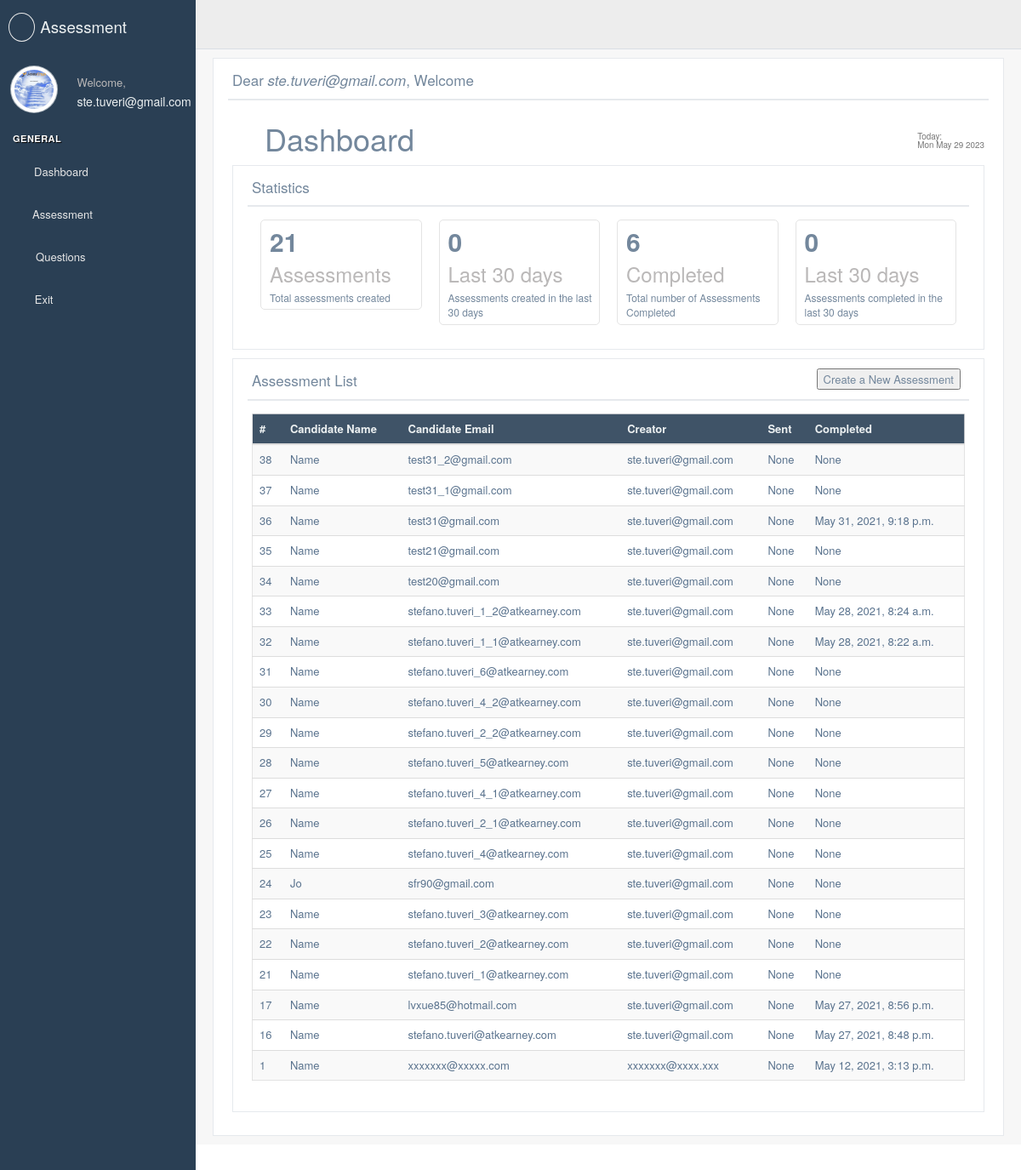
The app's page /assessment/director/dashboard (signed in), older data.
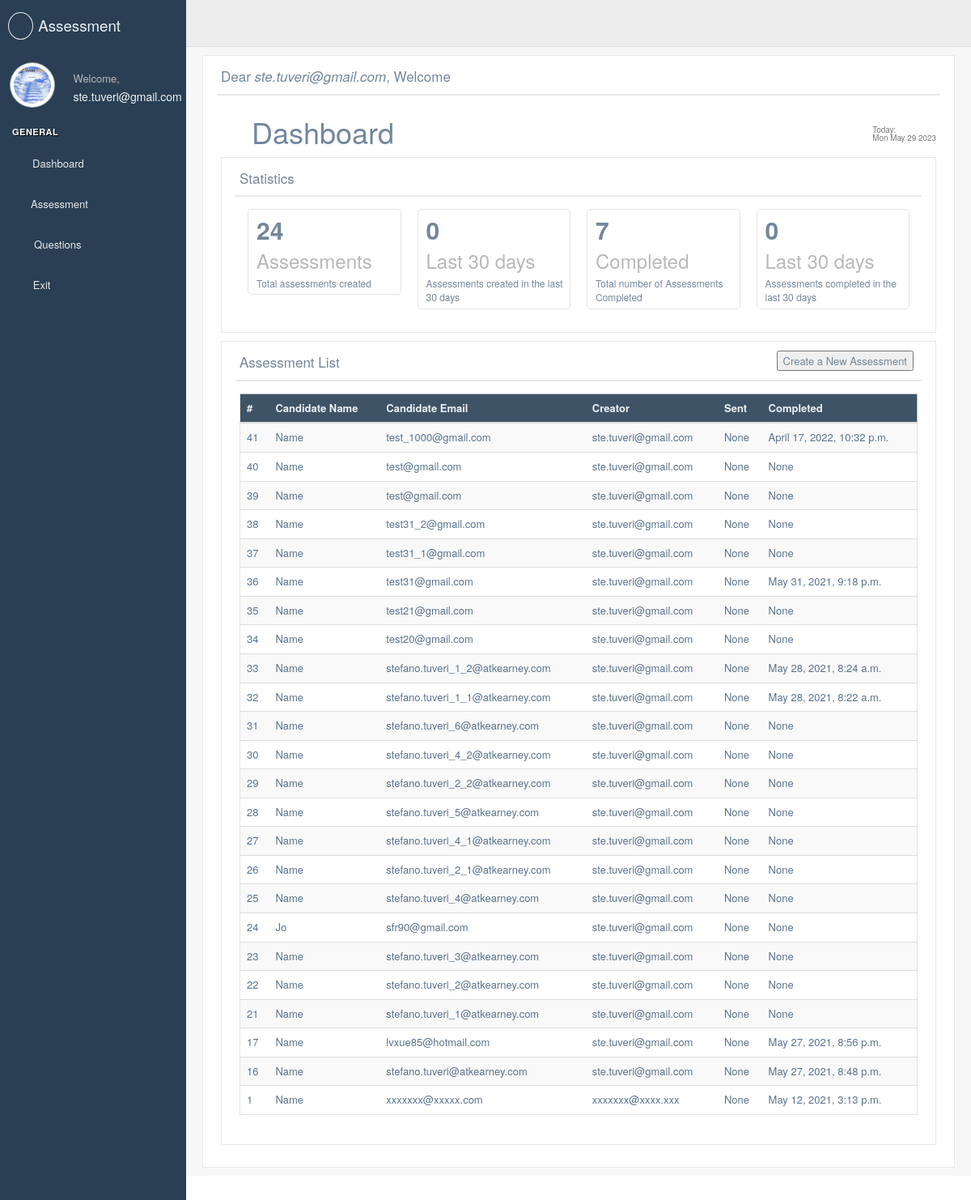
The same page, newer data.
### users/models.py (models this page shows, shortened)
class User(AbstractBaseUser, PermissionsMixin):
    email = models.EmailField(max_length=254, unique=True)
    name = models.CharField(max_length=254, null=True, blank=True)
    username = models.CharField(max_length=254, null=True, blank=True) #TODO: #9 in models.py
    is_staff = models.BooleanField(default=False)
    is_superuser = models.BooleanField(default=False)
    is_active = models.BooleanField(default=True)
    last_login = models.DateTimeField(null=True, blank=True)
    date_joined = models.DateTimeField(auto_now_add=True)
    USERNAME_FIELD = 'email'
    EMAIL_FIELD = 'email'
    REQUIRED_FIELDS = []
    objects = UserManager()

class Profile(models.Model):
    user = models.OneToOneField(User,unique=True, on_delete=models.CASCADE,default=None)
    address = models.CharField(max_length=254, null=True, blank=True)
    image = models.ImageField(default='default.jpg',upload_to='profile_pics')

### assessment/models.py (models this page shows, shortened)
class Assessment(models.Model):
    YES_NO = ( ('Yes', 'Yes'), ('No', 'No'),)
    assessment_name = models.CharField(max_length=20, blank=True, null=True, unique=True)
    candidate_name = models.CharField(max_length=20, blank=True, null=True)
    candidate_surname = models.CharField(max_length=20, blank=True, null=True)
    candidate_email = models.EmailField(max_length=254, null=True, blank=True)
    slug = models.SlugField(max_length=40,null=True, blank=True)
    token = models.CharField(max_length=256, null=True, blank=True)
    creator_email = models.EmailField(max_length=254, null=True, blank=True)
    date_creation = models.DateTimeField(blank=True, null=True,)
    date_sent = models.DateTimeField(blank=True, null=True,)
    date_first_opened = models.DateTimeField(blank=True, null=True,)
    date_complete = models.DateTimeField(blank=True, null=True,)
    questions_selected = models.ManyToManyField(Question,null=True,blank=True)
    time_to_complete = models.IntegerField(blank=True, null=True)
    completed = models.CharField(max_length=3, blank=True, null=True, choices=YES_NO, default='No')
    answers = models.JSONField(blank=True, null=True)
    score = models.DecimalField(blank=True, null=True, max_digits=5, decimal_places=2)

### assessment/views.py (the view)
# urls.py: path("director/dashboard", DashboardView.as_view(template_name='assessment/director/dashboard.html'),
@method_decorator(login_required, name='dispatch')
class DashboardView(ListView):
    model = Assessment
    template_name = 'assessment/assessment.html'
    context_object_name = 'assessment_view'
    ordering = ['-pk']
    def get_context_data(self, **kwargs):
        context = super().get_context_data(**kwargs)
        context['questions'] = Question.objects.all()
        context['tot_number_of_assessment'] = len(Assessment.objects.all())
        context['assessment_created_30_days'] = len(Assessment.objects.filter(date_creation__range=[
                            datetime.datetime.now() - datetime.timedelta(30),
                            datetime.datetime.now()]))
        context['assessment_completed'] = len(Assessment.objects.exclude(date_complete = None))
        context['assessment_completed_30_days'] = len(Assessment.objects.filter(date_creation__range=[
                                             datetime.datetime.now() - datetime.timedelta(30),
                                             datetime.datetime.now()]).exclude(date_complete = None))
        return context

### assessment/templates/assessment/director/dashboard.html (shortened to what this page needs)
{% extends "base_custom.html" %}
{% load crispy_forms_tags %}
{% load static %}
{% block stylesheets %}
  {{ block.super }}
    <link rel="stylesheet" href="/static/build/css/cards.css">
{% endblock stylesheets %}
{% block content %}
  <div class="right_col" role="main">
    <div class="">
      <div class="row">
        <div class="col-md-12">
          <div class="x_panel">
            <div class="x_title">
                <h2>Dear <i>{{ user }}</i>, Welcome </h2>
              <div class="clearfix"></div>
            </div>
            <div class="x_content">
                <form method="get" action="{% url 'assessment_create_view' %}">
                    <section class="">
                        <div class="row">
                          <div class="col-xs-12">
                            <h1>
                                <i class="fas fa-tachometer-alt"></i> Dashboard
                                <small class="pull-right"><small><small>
                                    Today: <div id="demo"></div>
                                    </small></small>
                                </small>
                            </h1>
                          </div>
                        </div>
                        <div class="row">
                            <div class="col-md-12 col-sm-12 col-xs-12">
                              <div class="x_panel">
                                <div class="x_title">
                                  <h2>Statistics </h2>
                                  <div class="clearfix"></div>
                                </div>
                                <div class="x_content">
                                    <div class="animated flipInY col-lg-3 col-md-3 col-sm-6 col-xs-12">
                                      <div class="tile-stats">
                                        <div style="padding-left:0px" class="col-md-12">
                                        <div style="padding-left:0px" class="col-md-9">
                                        <div class="count" style="font-size:30px;">
                                          {{ tot_number_of_assessment }}
                                        </div>
                                        </div>
                                        <div class="col-md-3">
                                        <div class="icon" style="color:#118ab2;">
                                        </div>
                                         </div>
                                        </div>
                                        <h3>Assessments</h3>
                                        <p>Total assessments created</p>
                                      </div>
                                    </div>
                                    <div class="animated flipInY col-lg-3 col-md-3 col-sm-6 col-xs-12">
                                      <div class="tile-stats">
                                        <div style="padding-left:0px" class="col-md-12">
                                        <div style="padding-left:0px" class="col-md-9">
                                        <div class="count" style="font-size:30px;"> {{ assessment_created_30_days }}</div>
                                        </div>
                                        <div class="col-md-3">
                                        <div class="icon" style="color:#118ab2;">
                                        </div>
                                         </div>
                                        </div>
                                        <h3>Last 30 days</h3>
                                        <p>Assessments created in the last 30 days</p>
                                      </div>
                                    </div>
                                    <div class="animated flipInY col-lg-3 col-md-3 col-sm-6 col-xs-12">
                                      <div class="tile-stats">
                                        <div style="padding-left:0px" class="col-md-12">
                                        <div style="padding-left:0px" class="col-md-9">
                                        <div class="count" style="font-size:30px;">{{ assessment_completed }}</div>
                                        </div>
                                        <div class="col-md-3">
                                        <div class="icon" style="color:#118ab2;">
                                        </div>
                                         </div>
                                        </div>
                                        <h3>Completed</h3>
                                        <p>Total number of Assessments Completed</p>
                                      </div>
                                    </div>
                                    <div class="animated flipInY col-lg-3 col-md-3 col-sm-6 col-xs-12">
                                      <div class="tile-stats">
                                        <div style="padding-left:0px" class="col-md-12">
                                        <div style="padding-left:0px" class="col-md-9">
                                        <div class="count" style="font-size:30px;">{{ assessment_completed_30_days }}</div>
                                        </div>
                                        <div class="col-md-3">
                                        <div class="icon" style="color:#118ab2;">
                                        </div>
                                         </div>
                                        </div>
                                        <h3>Last 30 days</h3>
                                        <p>Assessments completed in the last 30 days</p>
                                      </div>
                                    </div>
                                </div>
                              </div>
                            </div>
                          </div>
                        <div class="row">
                            <div class="col-md-12 col-sm-12 col-xs-12">
                              <div class="x_panel">
                                <div class="x_title">
                                  <h2>Assessment List <small>List of All the Approved Questions for Online Assessment</small></h2>
                                    <div style="overflow:auto;">
                                      <div style="float:right;">
                                        <button type="submit" id="Btn" onclick="">Create a New Assessment</button>
                                      </div>
                                    </div>
                                </div>
                                <div class="x_content">
                                  <div class="table-responsive">
                                    <table class="table table-striped jambo_table bulk_action">
                                      <thead>
                                        <tr class="headings">
                                            <th class="column-title">#</th>
                                            <th class="column-title">Candidate Name</th>
                                            <th class="column-title">Candidate Email</th>
                                            <th class="column-title">Creator</th>
                                            <th class="column-title">Sent</th>
                                            <th class="column-title">Completed</th>
                                        </tr>
                                      </thead>
                                      <tbody>
                                        {% for a in object_list %}
                                        <tr class="even pointer">
                                          <td class=" "><a href="{% url 'assessment_detail_view' a.pk %}"> {{ a.pk }} </a> </td>
                                          <td class=" "><a href="{% url 'assessment_detail_view' a.pk %}">{{ a.candidate_name }}</a> </td>
                                          <td class=" "><a href="{% url 'assessment_detail_view' a.pk %}">{{ a.candidate_email }}</a> </td>
                                          <td class=" "><a href="{% url 'assessment_detail_view' a.pk %}">{{ a.creator_email }}</a> </td>
                                          <td class=" "><a href="{% url 'assessment_detail_view' a.pk %}">{{ a.date_sent }}</a> </td>
                                          <td class=" "><a href="{% url 'assessment_detail_view' a.pk %}">{{ a.date_complete }}</a> </td>
                                        </tr>
                                        {% endfor %}
                                      </tbody>
                                    </table>
                                  </div>
                                </div>
                              </div>
                            </div>
                          </div>
                        <div class="row no-print">
                          <div class="col-xs-12">
                          </div>
                        </div>
                    </section>
                </form>
            </div>
          </div>
        </div>
      </div>
    </div>
  </div>
{% endblock content %}

### assessment/templates/assessment/sidebar_custom.html (shortened to what this page needs)
<div class="left_col scroll-view">
  <div class="navbar nav_title" style="border: 0;">
    <a {% if ENVIRONMENT == 'dev' %} href="index.html" {% endif %} class="site_title"><i class="fa fa-spinner"></i> <span><small>Assessment</small></span></a>
  </div>
  <div class="profile clearfix">
    <div class="profile_pic">
       <img src="{{ user.profile.image.url }}" alt=".ger.." class="img-circle profile_img">
    </div>
    <div class="profile_info">
      <span>Welcome,</span>
      <h2>{{user}}</h2>
    </div>
  </div>
  <br />
  <div id="sidebar-menu" class="main_menu_side hidden-print main_menu">
    <div class="menu_section">
      <h3>General</h3>
      <ul class="nav side-menu">
          {% if user.is_staff  %}
          <li><a href="{%url 'dashboard_view' %}"><i class="fas fa-tachometer-alt fa-lg" style="padding-right: 4%;"></i> Dashboard
          </a>
          </li>
          <li><a ><i class="fas fa-graduation-cap fa-lg" style="padding-right: 3%;"></i> Assessment
          <span class="fa fa-chevron-down"></span></a>
          </li>
          <li><a ><i class="far fa-question-circle fa-lg" style="padding-right: 5%;"></i> Questions
          <span class="fa fa-chevron-down"></span></a>
          </li>
          {% endif %}
          <li><a href="{%url 'users_logout' %}"><i class="fas fa-sign-out-alt" style="padding-right: 6%;"></i> Exit
          </a>
          </li>
      </ul>
    </div>
  </div>
</div>

Row changes from the older to the newer data that the page shows:
added Assessment: pk "41", candidate_name "Name", candidate_email "test_1000@gmail.com", creator_email "ste.tuveri@gmail.com", date_sent "None", date_complete "April 17, 2022, 10:32 p.m."
added Assessment: pk "40", candidate_name "Name", candidate_email "test@gmail.com", creator_email "ste.tuveri@gmail.com", date_sent "None", date_complete "None"
added Assessment: pk "39", candidate_name "Name", candidate_email "test@gmail.com", creator_email "ste.tuveri@gmail.com", date_sent "None", date_complete "None"
Text that changed along with them:
{{ tot_number_of_assessment }}: "21" → "24"
{{ assessment_completed }}: "6" → "7"
